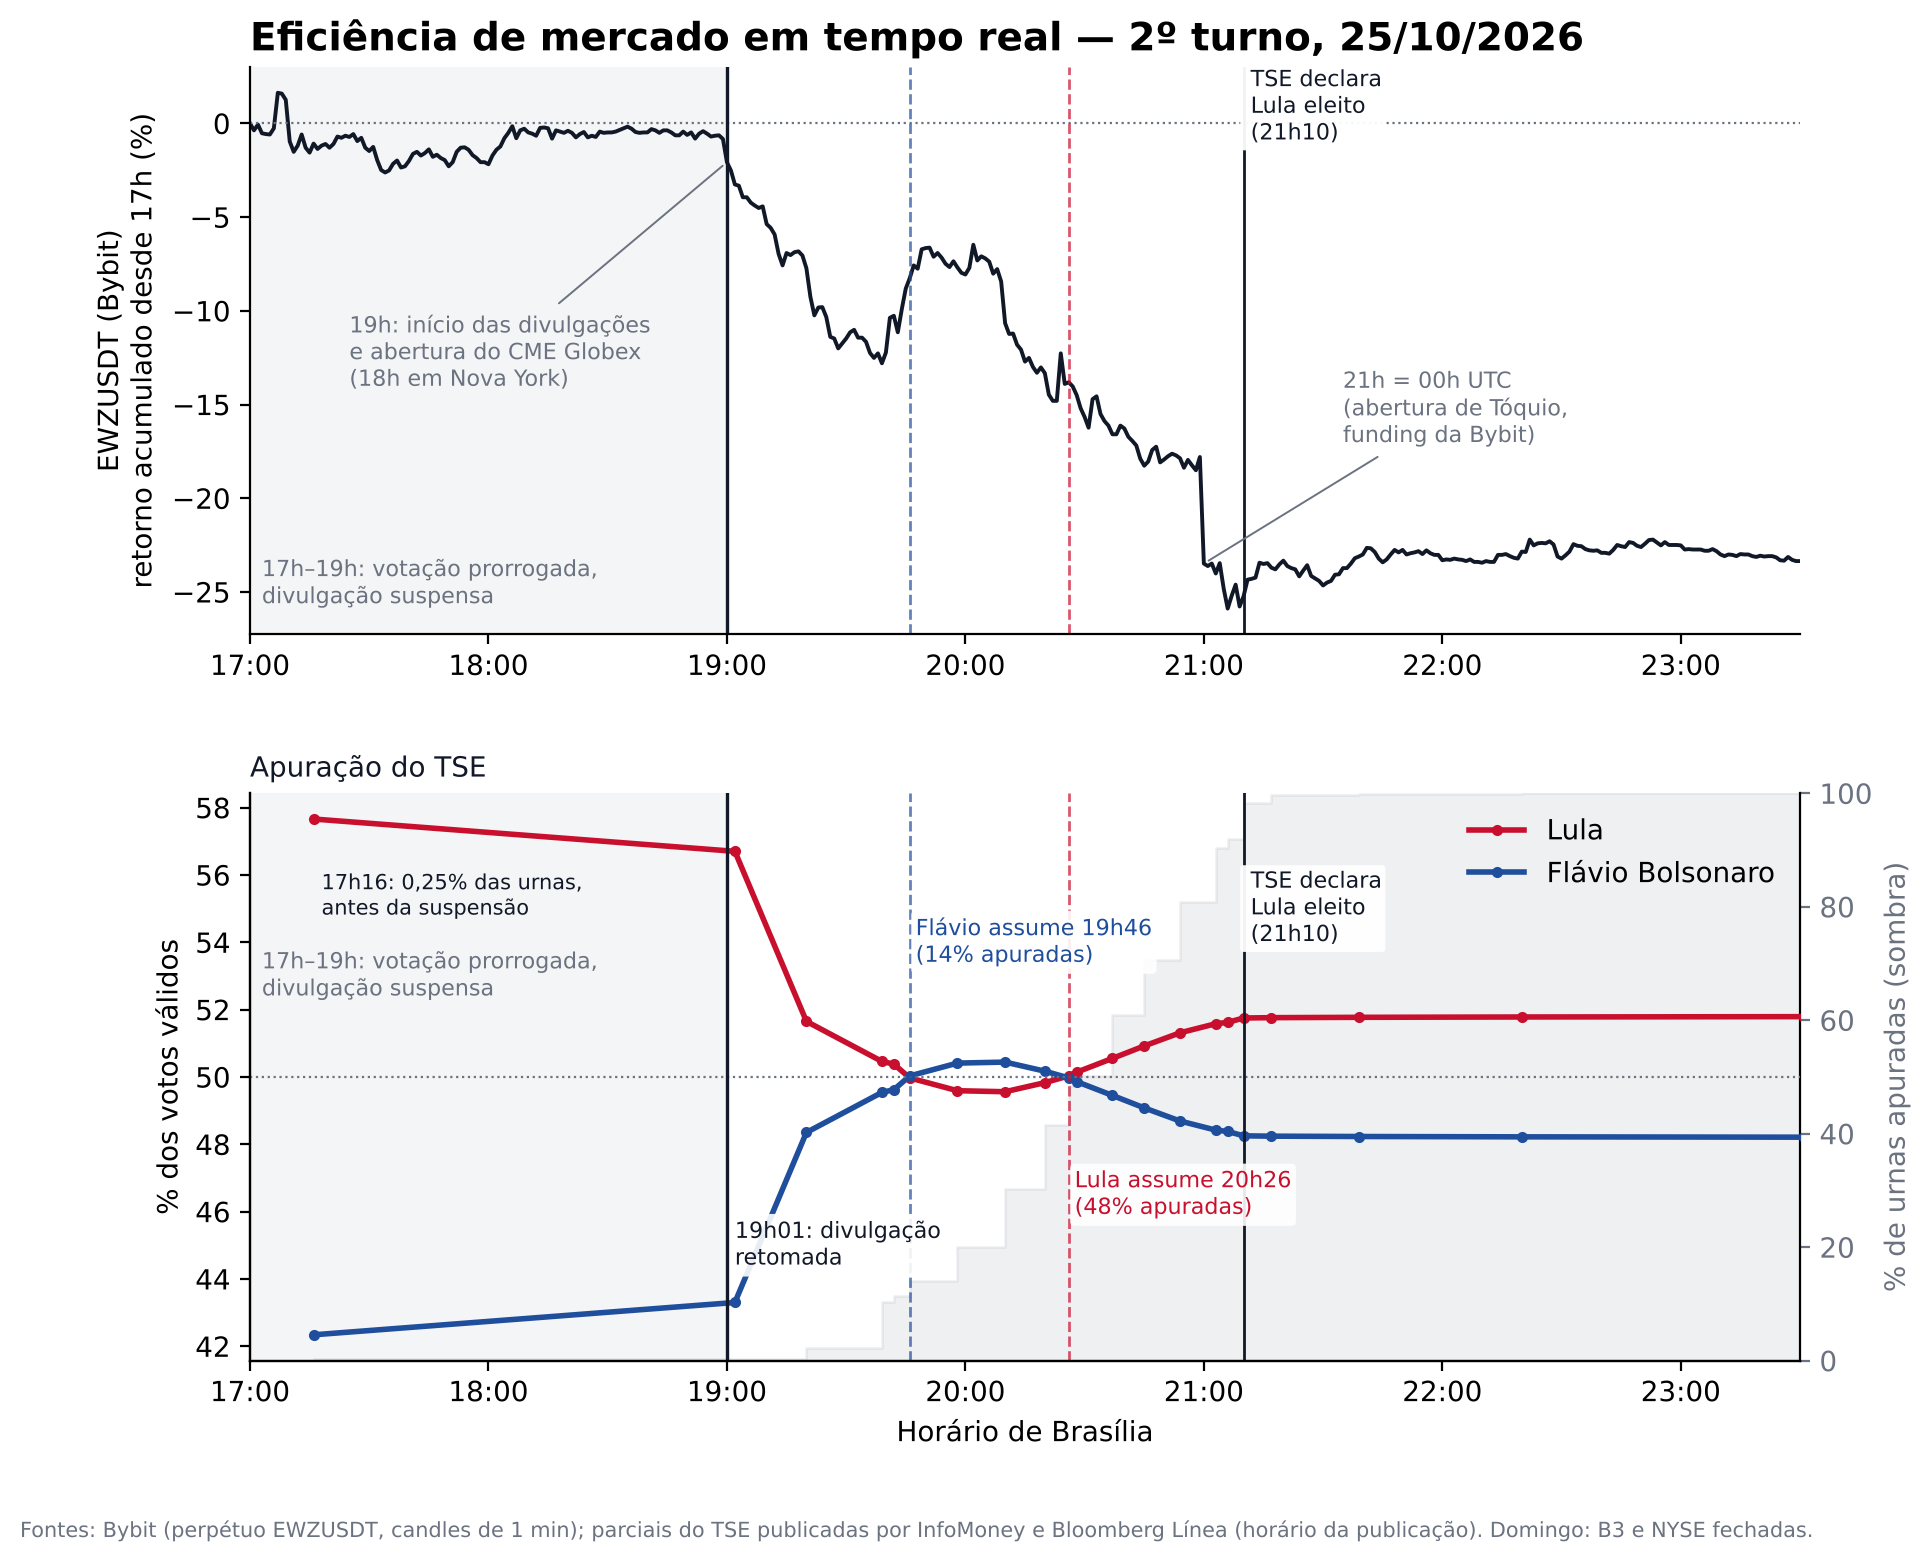

Here is the Python script that generated this plot:
"""
Eficiência de mercado em tempo real: apuração do 2º turno (25/10/2026) x EWZUSDT (Bybit)

Painel superior: retorno acumulado (%) do perpétuo EWZUSDT na Bybit, minuto a minuto
Painel inferior: % de votos válidos de Lula (vermelho) e Flávio (azul) durante a apuração

Uso:
    pip install requests pandas matplotlib
    python eleicao_vs_ewz.py              # baixa Bybit + usa apuracao_manual.csv (já preenchido)
    python eleicao_vs_ewz.py --offline    # usa ewz_bybit_1min.csv já salvo (não acessa a Bybit)
    python eleicao_vs_ewz.py --wayback   # alternativa: tenta reconstruir a apuração via Wayback Machine
    python eleicao_vs_ewz.py --demo       # dados simulados, só para testar o gráfico

Fontes:
  - Bybit API pública v5 (sem chave): /v5/market/kline, candles de 1 minuto
  - TSE: o JSON de divulgação (br-c0001-e00XXXX-r.json) é sobrescrito a cada atualização;
    o TSE não guarda o histórico. As fotografias intermediárias só existem se alguém as
    arquivou (Wayback Machine) ou nas parciais publicadas por portais de notícia.
"""
import sys
import time
from datetime import datetime, timedelta, timezone

import pandas as pd
import requests
import matplotlib.pyplot as plt
import matplotlib.dates as mdates

BRT = timezone(timedelta(hours=-3))
INICIO = datetime(2026, 10, 25, 17, 0, tzinfo=BRT)    # fim previsto da votação
FIM = datetime(2026, 10, 25, 23, 30, tzinfo=BRT)
DECLARACAO = datetime(2026, 10, 25, 21, 10, tzinfo=BRT)
FIM_VOTACAO = datetime(2026, 10, 25, 17, 0, tzinfo=BRT)   # horário original
RETOMADA = datetime(2026, 10, 25, 19, 0, tzinfo=BRT)      # fim da prorrogação (STF) e retomada da divulgação
SIMBOLO = "EWZUSDT"


# ---------------------------------------------------------------- mercado (Bybit)
def baixar_bybit(simbolo=SIMBOLO, inicio=INICIO, fim=FIM):
    url = "https://api.bybit.com/v5/market/kline"
    linhas, ini = [], int(inicio.timestamp() * 1000)
    fim_ms = int(fim.timestamp() * 1000)
    while ini < fim_ms:
        r = requests.get(url, params=dict(category="linear", symbol=simbolo, interval="1",
                                          start=ini, end=fim_ms, limit=1000), timeout=30)
        r.raise_for_status()
        js = r.json()
        if js.get("retCode") != 0:
            raise RuntimeError(f"Bybit: {js.get('retMsg')}")
        lote = js["result"]["list"]
        if not lote:
            break
        linhas += lote
        ini = max(int(x[0]) for x in lote) + 60_000
    df = pd.DataFrame(linhas, columns=["t", "open", "high", "low", "close", "volume", "turnover"])
    df["t"] = pd.to_datetime(df["t"].astype("int64"), unit="ms", utc=True).dt.tz_convert(BRT)
    df[["open", "high", "low", "close", "volume"]] = df[["open", "high", "low", "close", "volume"]].astype(float)
    return df.drop_duplicates("t").sort_values("t").reset_index(drop=True)


# ---------------------------------------------------------------- apuração (TSE via Wayback)
def _num(x):
    return float(str(x).replace(",", "."))


def apuracao_wayback(prefixo="resultados.tse.jus.br/oficial/ele2026/"):
    """Procura snapshots arquivados do JSON nacional de presidente (br-c0001-...-r.json)."""
    cdx = requests.get("http://web.archive.org/cdx/search/cdx", timeout=60, params=dict(
        url=prefixo, matchType="prefix", output="json",
        filter=["original:.*br-c0001-e.*-r\\.json", "statuscode:200"],
        **{"from": "20261025", "to": "20261026"})).json()
    if len(cdx) <= 1:
        return pd.DataFrame()
    cab, snaps = cdx[0], [dict(zip(cdx[0], s)) for s in cdx[1:]]
    print(f"{len(snaps)} snapshots encontrados no Wayback")
    regs = []
    for s in snaps:
        try:
            js = requests.get(f"http://web.archive.org/web/{s['timestamp']}id_/{s['original']}",
                              timeout=60).json()
            if js.get("t", "2") not in ("2", 2) and "2" not in str(js.get("tpabr", "")):
                pass  # alguns arquivos não trazem o turno; o filtro por data já resolve
            hora = datetime.strptime(f"{js['dt']} {js['ht']}", "%d/%m/%Y %H:%M:%S").replace(tzinfo=BRT)
            votos = {c["nm"].upper(): _num(c["pvap"]) for c in js["cand"]}
            lula = next(v for k, v in votos.items() if "LULA" in k)
            flavio = next(v for k, v in votos.items() if "FL" in k and "BOLSONARO" in k)
            regs.append(dict(t=hora, pct_urnas=_num(js["pst"]), lula=lula, flavio=flavio))
        except Exception as e:  # snapshot quebrado, de outro turno etc.
            print("  pulando", s["timestamp"], type(e).__name__)
        time.sleep(1)  # educado com o Wayback
    return pd.DataFrame(regs).drop_duplicates("t").sort_values("t").reset_index(drop=True)


def apuracao_manual(arquivo="apuracao_manual.csv"):
    """CSV com colunas: hora (HH:MM, horário de Brasília), pct_urnas, lula, flavio."""
    df = pd.read_csv(arquivo, dtype=str)
    df["t"] = pd.to_datetime("2026-10-25 " + df["hora"]).dt.tz_localize(BRT)
    for c in ("pct_urnas", "lula", "flavio"):
        df[c] = df[c].map(_num)
    return df.sort_values("t").reset_index(drop=True)


# ---------------------------------------------------------------- dados simulados (teste)
def dados_demo():
    import numpy as np
    rng = np.random.default_rng(7)
    t = pd.date_range(INICIO, FIM, freq="1min")
    tt = (t - FIM_VOTACAO).total_seconds().values / 3600
    # apuração: Flávio larga na frente (Sul/Sudeste) e o Nordeste vira o jogo
    pct = 100 * (1 - np.exp(-np.clip(tt, 0, None) / 1.4))
    lula = 46 + 4.9 * (1 - np.exp(-pct / 45))
    ap = pd.DataFrame(dict(t=t, pct_urnas=pct, lula=lula, flavio=100 - lula))
    ap = ap[(ap.t >= FIM_VOTACAO + timedelta(minutes=20)) & (ap.index % 5 == 0)]
    # mercado reage à probabilidade implícita de vitória do Lula
    drift = -2.8 / (1 + np.exp(-(tt - 3.4) * 3))
    close = 30 * np.exp((drift + np.cumsum(rng.normal(0, 0.05, len(t)))) / 100)
    mk = pd.DataFrame(dict(t=t, close=close))
    return mk, ap.reset_index(drop=True)


# ---------------------------------------------------------------- gráfico
def grafico(mk, ap, saida="eleicao_vs_ewz.png"):
    base = mk.loc[mk.t <= FIM_VOTACAO, "close"].iloc[-1] if (mk.t <= FIM_VOTACAO).any() else mk.close.iloc[0]
    mk = mk.assign(ret=100 * (mk.close / base - 1))

    VERMELHO, AZUL, CINZA = "#C8102E", "#1F4E9C", "#6B7280"
    plt.rcParams.update({"font.family": "DejaVu Sans", "axes.spines.top": False,
                         "axes.spines.right": False})
    fig, (a1, a2) = plt.subplots(2, 1, figsize=(10, 8.4),
                                 gridspec_kw=dict(height_ratios=[1, 1], hspace=0.28))
    INI_VOTOS = INICIO     # mesmo eixo nos dois painéis; a apuração só aparece a partir das 19h

    a1.plot(mk.t, mk.ret, color="#111827", lw=1.4)
    a1.axhline(0, color=CINZA, lw=0.8, ls=":")
    a1.set_ylabel(f"{SIMBOLO} (Bybit)\nretorno acumulado desde 17h (%)")
    a1.set_title("Eficiência de mercado em tempo real — 2º turno, 25/10/2026",
                 loc="left", fontsize=14, fontweight="bold")

    a2.plot(ap.t, ap.lula, color=VERMELHO, lw=2, marker="o", ms=3, label="Lula")
    a2.plot(ap.t, ap.flavio, color=AZUL, lw=2, marker="o", ms=3, label="Flávio Bolsonaro")
    a2.axhline(50, color=CINZA, lw=0.8, ls=":")
    a2.set_ylabel("% dos votos válidos")
    a2.legend(frameon=False, loc="upper right")
    a2.set_title("Apuração do TSE", loc="left",
                 fontsize=10, color="#111827")

    # % de urnas apuradas como eixo secundário discreto
    a3 = a2.twinx()
    a3.fill_between(ap.t, ap.pct_urnas, color=CINZA, alpha=0.10, step="post")
    a3.set_ylim(0, 100)
    a3.set_ylabel("% de urnas apuradas (sombra)", color=CINZA)
    a3.tick_params(colors=CINZA)
    a3.spines["right"].set_visible(True)
    a2.set_zorder(a3.get_zorder() + 1); a2.patch.set_visible(False)

    # trocas de liderança (nos dois sentidos)
    lider = (ap.lula > ap.flavio)
    trocas = ap[lider != lider.shift()].iloc[1:]

    # linhas verticais
    for ax in (a1, a2):
        ax.axvspan(FIM_VOTACAO, RETOMADA, color=CINZA, alpha=0.07, lw=0)
    for ax in (a1, a2):
        ax.axvline(RETOMADA, color="#111827", lw=1.2)
    a2.text(FIM_VOTACAO + timedelta(minutes=3), 53, "17h–19h: votação prorrogada,\ndivulgação suspensa",
            fontsize=8, color=CINZA, va="center")
    pre = ap[ap.t < RETOMADA]
    if not pre.empty:   # parcial divulgada antes da suspensão
        r = pre.iloc[0]
        a2.text(r.t + timedelta(minutes=2), r.lula - 2.3,
                f"{r.t:%Hh%M}: {r.pct_urnas:.2f}% das urnas,\nantes da suspensão".replace(".", ","),
                fontsize=7.5, color="#111827", va="center")
    a2.text(RETOMADA + timedelta(minutes=2), 45, "19h01: divulgação\nretomada", fontsize=8,
            color="#111827", va="center", ha="left",
            bbox=dict(boxstyle="round,pad=0.2", fc="white", ec="none", alpha=0.9))
    for ax in (a1, a2):
        ax.axvline(DECLARACAO, color="#111827", lw=1)
        for _, r in trocas.iterrows():
            ax.axvline(r.t, color=VERMELHO if r.lula > r.flavio else AZUL, lw=1, ls="--", alpha=0.7)
    a1.text(FIM_VOTACAO + timedelta(minutes=3), -26, "17h–19h: votação prorrogada,\ndivulgação suspensa",
            fontsize=8, color=CINZA, va="bottom")
    for ax, y, va in ((a1, a1.get_ylim()[1], "top"), (a2, 55, "center")):
        ax.text(DECLARACAO, y, " TSE declara\n Lula eleito\n (21h10)", va=va, fontsize=8,
                color="#111827", bbox=dict(boxstyle="round,pad=0.15", fc="white", ec="none", alpha=0.95))

    # queda das 19h no painel de cima
    if (mk.t == RETOMADA).any():
        a1.annotate("19h: início das divulgações\ne abertura do CME Globex\n(18h em Nova York)",
                    xy=(RETOMADA, mk.loc[mk.t == RETOMADA, "ret"].iloc[0]),
                    xytext=(datetime(2026, 10, 25, 17, 25, tzinfo=BRT), -14), textcoords="data",
                    fontsize=8, color=CINZA, arrowprops=dict(arrowstyle="-", color=CINZA, lw=0.7))

    # rótulos das viradas, colados às linhas tracejadas
    for _, r in trocas.iterrows():
        lula_lidera = r.lula > r.flavio
        cor = VERMELHO if lula_lidera else AZUL
        quem = "Lula" if lula_lidera else "Flávio"
        a2.text(r.t + timedelta(minutes=1.5), 46.5 if lula_lidera else 54,
                f"{quem} assume {r.t:%Hh%M}\n({r.pct_urnas:.0f}% apuradas)", ha="left", va="center",
                fontsize=8, color=cor, bbox=dict(boxstyle="round,pad=0.2", fc="white", ec="none", alpha=0.9))

    # degrau das 21h: 00h UTC (abertura de Tóquio / liquidação de funding na Bybit)
    t21 = datetime(2026, 10, 25, 21, 0, tzinfo=BRT)
    if (mk.t == t21).any():
        y21 = mk.loc[mk.t == t21, "ret"].iloc[0]
        a1.annotate("21h = 00h UTC\n(abertura de Tóquio,\nfunding da Bybit)", (t21, y21),
                    xytext=(datetime(2026, 10, 25, 21, 35, tzinfo=BRT), -17), textcoords="data",
                    fontsize=8, color=CINZA, ha="left", zorder=5,
                    bbox=dict(boxstyle="round,pad=0.2", fc="white", ec="none", alpha=0.95),
                    arrowprops=dict(arrowstyle="-", color=CINZA, lw=0.7))

    for ax, ini in ((a1, INICIO), (a2, INI_VOTOS)):
        ax.xaxis.set_major_formatter(mdates.DateFormatter("%H:%M", tz=BRT))
        ax.set_xlim(ini, FIM)
    a2.set_xlabel("Horário de Brasília")

    # alinha as horas: o painel de baixo começa exatamente embaixo das 19h do painel de cima
    p1, p2 = a1.get_position(), a2.get_position()
    frac = (INI_VOTOS - INICIO) / (FIM - INICIO)
    for ax in (a2, a3):
        ax.set_position([p1.x0 + frac * p1.width, p2.y0, p1.width * (1 - frac), p2.height])
    fig.text(0.01, 0.005, "Fontes: Bybit (perpétuo EWZUSDT, candles de 1 min); parciais do TSE publicadas por "
             "InfoMoney e Bloomberg Línea (horário da publicação). Domingo: B3 e NYSE fechadas.",
             fontsize=7.5, color=CINZA)
    fig.savefig(saida, dpi=200, bbox_inches="tight")
    print("salvo em", saida)


if __name__ == "__main__":
    if "--demo" in sys.argv:
        mk, ap = dados_demo()
        grafico(mk, ap, "eleicao_vs_ewz_DEMO.png")
        sys.exit()
    if "--offline" in sys.argv:   # reaproveita o CSV já baixado, sem acessar a Bybit
        mk = pd.read_csv("ewz_bybit_1min.csv")
        mk["t"] = pd.to_datetime(mk["t"])
    else:
        mk = baixar_bybit()
    print(f"Bybit: {len(mk)} candles de 1 min")
    # padrão: série das parciais publicadas (apuracao_manual.csv, já preenchido);
    # --wayback tenta reconstruir a partir de snapshots arquivados do JSON do TSE
    ap = apuracao_wayback() if "--wayback" in sys.argv else apuracao_manual()
    if ap.empty:
        sys.exit("Nada encontrado no Wayback; rode sem --wayback para usar apuracao_manual.csv.")
    mk.to_csv("ewz_bybit_1min.csv", index=False)
    ap.to_csv("apuracao_serie.csv", index=False)
    grafico(mk, ap)
